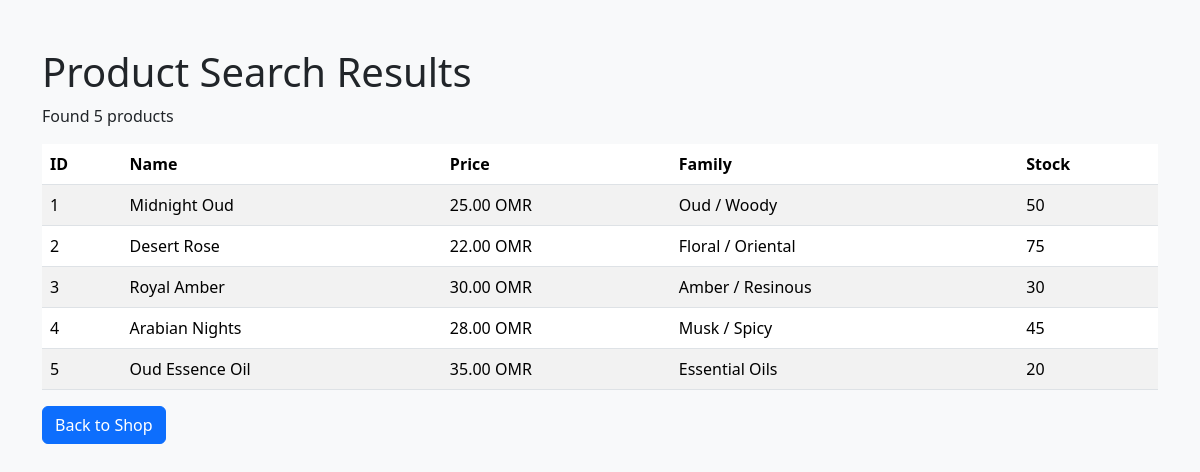
Page /php/search_products.php on the committed database.
### tables this page shows
CREATE TABLE products (
    product_id INT PRIMARY KEY AUTO_INCREMENT,
    name VARCHAR(100) NOT NULL,
    price DECIMAL(10, 2) NOT NULL,
    family VARCHAR(50) NOT NULL,
    longevity VARCHAR(50),
    best_for VARCHAR(100),
    description TEXT,
    image_url VARCHAR(255),
    stock_quantity INT DEFAULT 0
);

### php/classes/Product.php (the view, shortened to what this page needs)
<?php
class Product {
    public $product_id;
    public $name;
    public $price;
    public $family;
    public $stock_quantity;
    public function __construct($id, $name, $price, $family, $longevity, $best_for, $desc, $image, $stock) {
        $this->product_id = $id;
        $this->name = $name;
        $this->price = $price;
        $this->family = $family;
        $this->stock_quantity = $stock;
    }
    public function displayAsTableRow() {
        return "<tr>
            <td>{$this->product_id}</td>
            <td>{$this->name}</td>
            <td>{$this->price} OMR</td>
            <td>{$this->family}</td>
            <td>{$this->stock_quantity}</td>
        </tr>";
    }
}
function displayProductsTable($productsArray) {
    $html = "<table class='table table-striped'>
        <thead>
            <tr>
                <th>ID</th>
                <th>Name</th>
                <th>Price</th>
                <th>Family</th>
                <th>Stock</th>
            </tr>
        </thead>
        <tbody>";
    foreach($productsArray as $product) {
        $html .= $product->displayAsTableRow();
    }
    $html .= "</tbody></table>";
    return $html;
}
?>

### rows in the picture
products: product_id "1", name "Midnight Oud", price "25.00", family "Oud / Woody", stock_quantity "50"
products: product_id "2", name "Desert Rose", price "22.00", family "Floral / Oriental", stock_quantity "75"
products: product_id "3", name "Royal Amber", price "30.00", family "Amber / Resinous", stock_quantity "30"
products: product_id "4", name "Arabian Nights", price "28.00", family "Musk / Spicy", stock_quantity "45"
products: product_id "5", name "Oud Essence Oil", price "35.00", family "Essential Oils", stock_quantity "20"

### other values in the picture
count($productObjects) "5"
